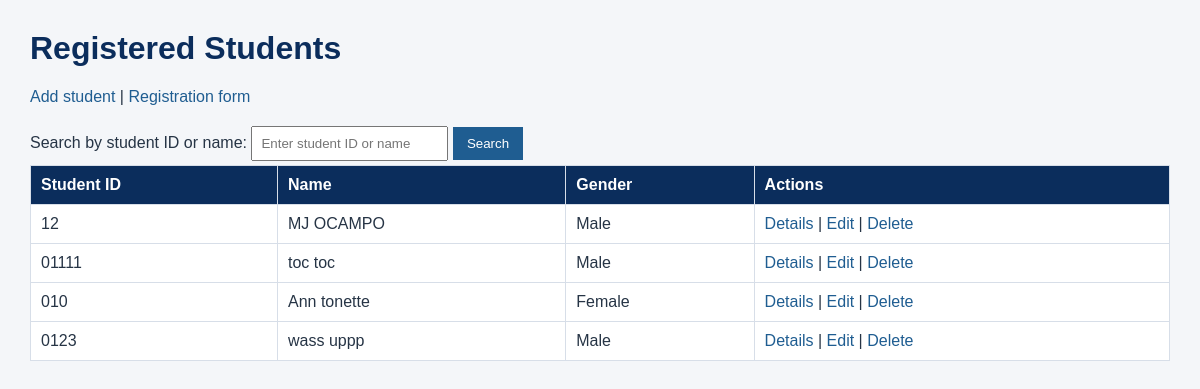
Page /registration/students/ on the earlier database version.
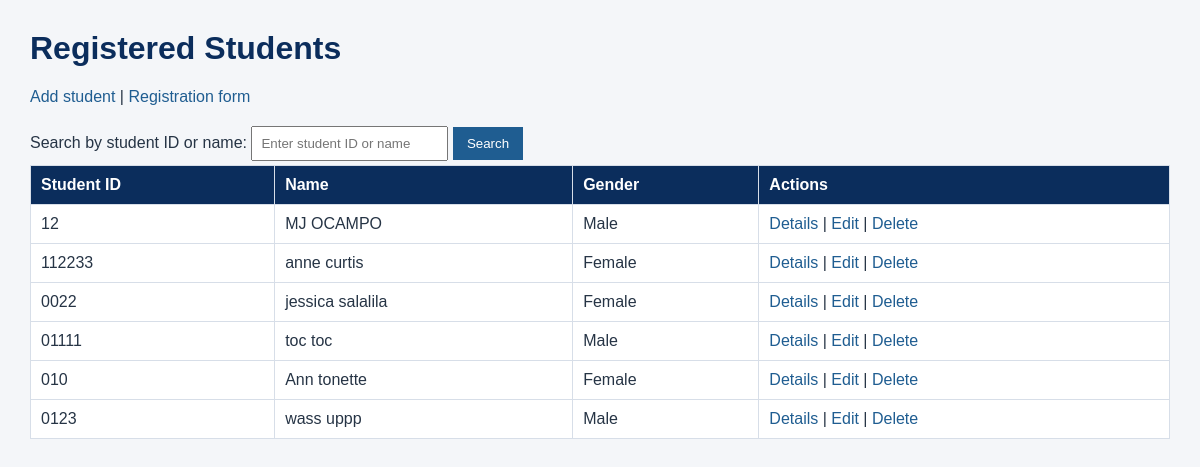
Same page on the later database version.
### registration/models.py (models this page shows, shortened)
class Student(models.Model):
    GENDER_CHOICES = [
        ('Male','Male'),
        ('Female','Female'),
    ]
    student_id=models.CharField(
        max_length=20,
        unique=True)
    first_name=models.CharField(
        max_length=100)
    last_name=models.CharField(
        max_length=100)
    gender=models.CharField(
        max_length=10,
        choices=GENDER_CHOICES)
    date_of_birth=models.DateField()
    contact_number=models.CharField(
        max_length=20)

### registration/views.py (the view)
# urls.py: path('students/', views.student_list, name='student_list'),
def student_list(request):
    students = Student.objects.order_by('last_name', 'first_name')
    search_query = request.GET.get('q', '').strip()
    if search_query:
        students = students.filter(
            Q(student_id__icontains=search_query)
            | Q(first_name__icontains=search_query)
            | Q(last_name__icontains=search_query)
        )
    return render(request, 'registration/student_list.html', {
        'students': students,
        'search_query': search_query,
    })

### registration/templates/registration/student_list.html (shortened to what this page needs)
<!DOCTYPE html>
<html>
<head>
    {% load static %}
    <link rel="stylesheet" href="{% static 'registration/style.css' %}">
</head>
<body>
    <h1>Registered Students</h1>
    <p>
        <a href="{% url 'student_create' %}">Add student</a> |
        <a href="{% url 'student_registration' %}">Registration form</a>
    </p>
    <form method="get" action="{% url 'student_list' %}">
        <label for="student-search">Search by student ID or name:</label>
        <input
            type="search"
            id="student-search"
            name="q"
            value="{{ search_query }}"
            placeholder="Enter student ID or name"
        >
        <button type="submit">Search</button>
    </form>
    <table>
        <thead>
            <tr>
                <th>Student ID</th>
                <th>Name</th>
                <th>Gender</th>
                <th>Actions</th>
            </tr>
        </thead>
        <tbody>
            {% for student in students %}
                <tr>
                    <td>{{ student.student_id }}</td>
                    <td>{{ student.first_name }} {{ student.last_name }}</td>
                    <td>{{ student.gender }}</td>
                    <td>
                        <a href="{% url 'student_detail' student.pk %}">Details</a> |
                        <a href="{% url 'student_update' student.pk %}">Edit</a> |
                        <a href="{% url 'student_delete' student.pk %}">Delete</a>
                    </td>
                </tr>
            {% endfor %}
        </tbody>
    </table>
</body>
</html>

Differences in the rows shown:
added Student: student_id "112233", first_name "anne", last_name "curtis", gender "Female"
added Student: student_id "0022", first_name "jessica", last_name "salalila", gender "Female"
